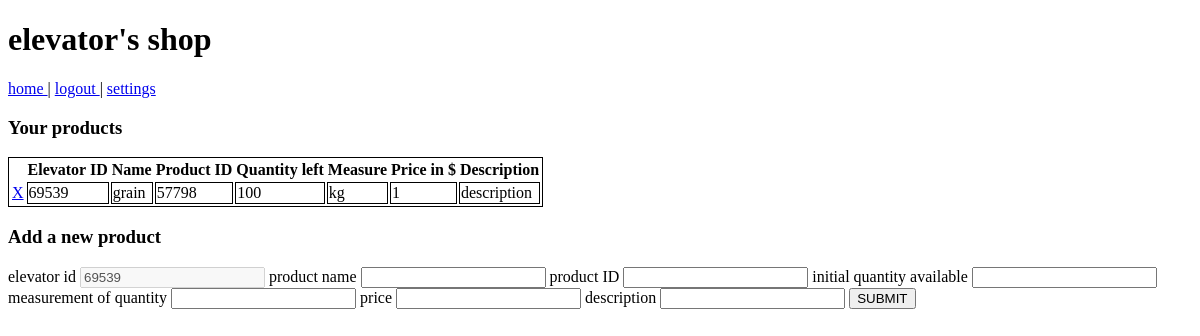
/manage-shop (signed in), run on an earlier commit of the app's database.
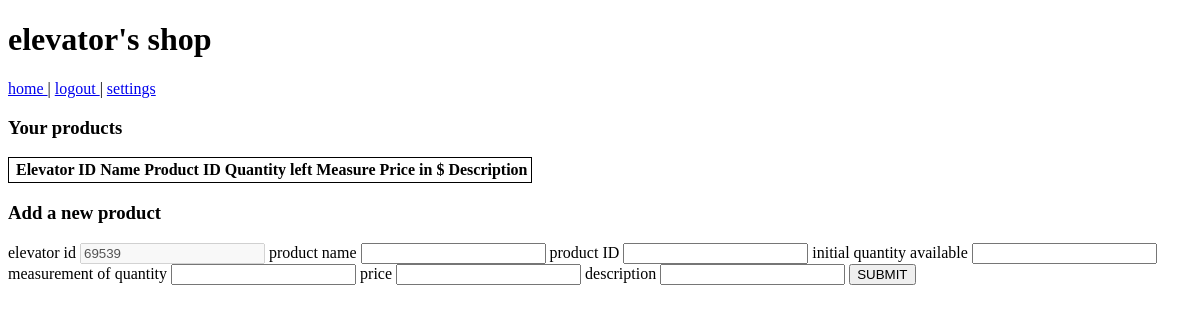
And on a later commit of the database.
### tables this page shows
CREATE TABLE products(elevator_id int, name text, product_id int, quantity_available int, measure varchar(255), price int, description text);

### app.py (the view)
@app.route('/manage-shop')
def manage_shop():
    if 'username' in session:
        if session["elevator"] == True:
            id=session['user_id']
            result = getProductList(id)
            return render_template('manage-shop.html', username=session['username'], products=result, user_id=id)
    else:
        return redirect("/home", code=302)

### app.py (called while the page is built)
def getProductList(id):
    con = lite.connect('base.db')
    cur = con.cursor()
    cur.execute(f"SELECT * from products WHERE elevator_id='{id}';")
    result = cur.fetchall()
    if not result:
        result = []
    else:
        result = ['' if x is None else x for x in result]
    cur.close()
    return result

### templates/manage-shop.html (shortened to what this page needs)
<!doctype html>
<h1>{{username}}'s shop</h1>
<nav>
  <a href="/home">home </a>|
  <a href="/logout">logout </a>|
  <a href="/settings-farmer">settings</a>
</nav>
<h3>Your products</h3>
<table style="border: 1px solid;">
  <thead>
    <tr>
      <th></th>
      <th>Elevator ID</th>
      <th>Name</th>
      <th>Product ID</th>
      <th>Quantity left</th>
      <th>Measure</th>
      <th>Price in $</th>
      <th>Description</th>
    </tr>
  </thead>
  {% for product in products %}
    <tr>
      <td><a href="{{ url_for('delete_product', elevator_id = user_id, product_id = product[2])}}">X</a></td>
      {% for i in product %}
        <td style="border: 1px solid;">{{i}}</td>
      {% endfor %}
    </tr>
  {% endfor %}
</table>
<h3>Add a new product</h3>
<form action="/add-product" method="post">
  <label>elevator id</label>
  <input type="number" name="elevator_id" value={{user_id}} disabled>
  <label>product name</label>
  <input type="text" name="product_name">
  <label>product ID</label>
  <input type="number" name="product_id">
  <label>initial quantity available</label>
  <input type="text" name="quantity_available">
  <label>measurement of quantity</label>
  <input type="text" name="measure">
  <label>price</label>
  <input type="number" name="price">
  <label>description</label>
  <input type="text" name="description"></input>
  <button type="submit">SUBMIT</button>
</form>

What changed in the data, as far as the page shows it:
removed products: elevator "69539", name "grain", product "57798", product "100" "1", measure "kg", description "description"
